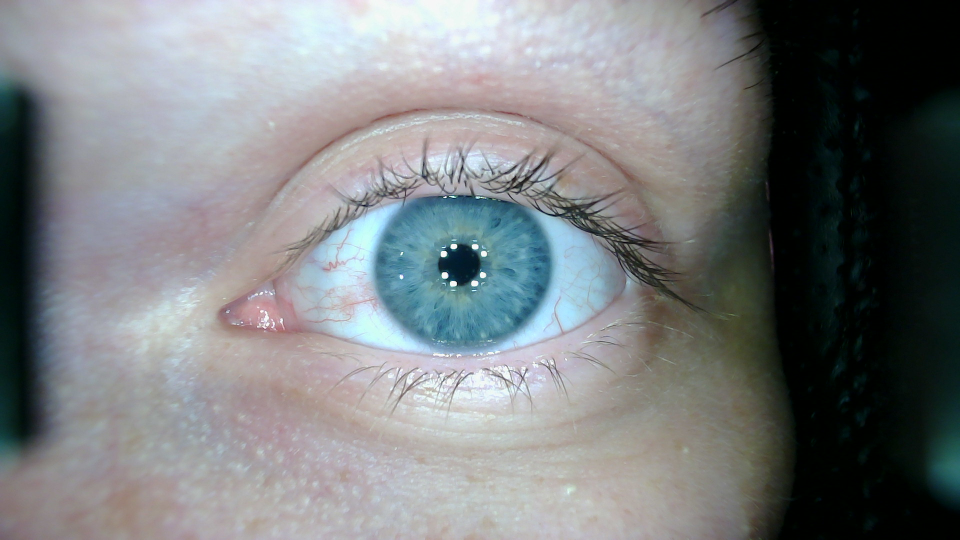
#> input picture segmentation/img_orig/0000000001_left_manual10-05-2023_13-43-31.png, 1920 x 1080 px (shown at 1/2 size)
$ python -i core_iris.py   (imports and definitions only)
#> lines starting #> are read from the running program, lines starting #| are printed output that depends on the picture
import cv2
import numpy as np
import math
from scipy.spatial import distance as dist
import classes_iris

#=============================================================================================#
# Обработка фото нейронной сетью
#=============================================================================================#

# подготовка фото для нейронной сети
def img_processing(img_orig):
    tmp_img = img_orig.copy()
    tmp_img = cv2.cvtColor(tmp_img, cv2.COLOR_RGB2GRAY)
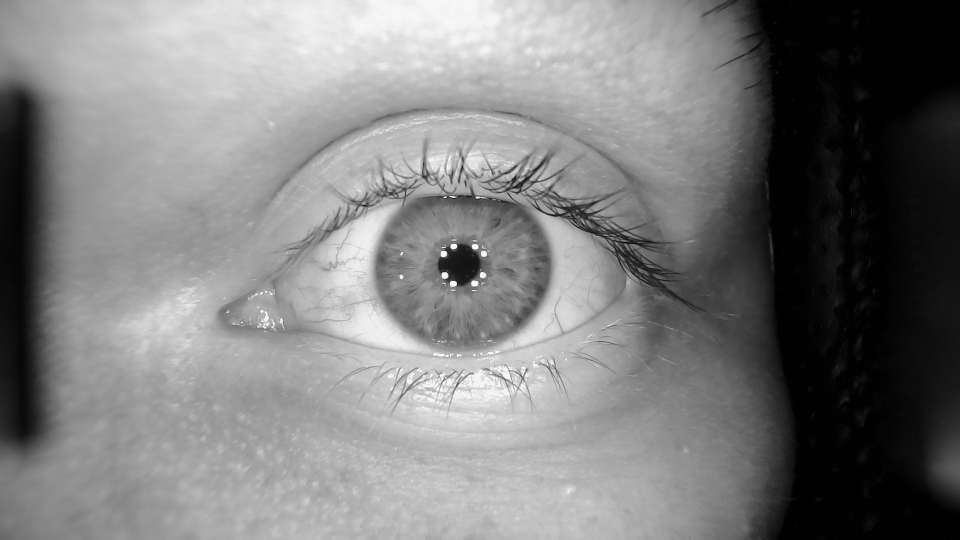
#> tmp_img: shape (1080, 1920) (shown at 1/2 size); min 0, max 255, mean 125.6
    tmp_img = cv2.equalizeHist(tmp_img)
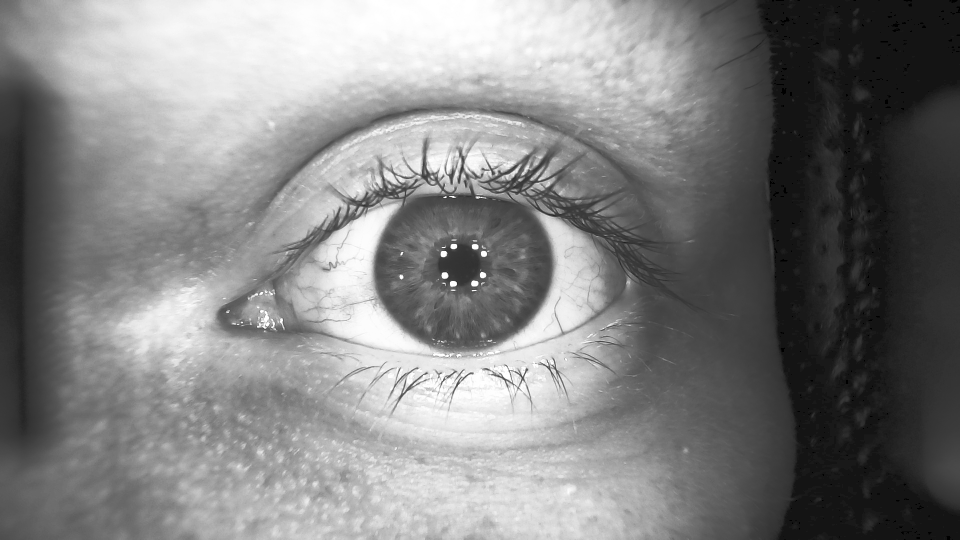
#> tmp_img: shape (1080, 1920) (shown at 1/2 size); min 0, max 255, mean 128.7
    tmp_img = cv2.resize(tmp_img, (180,108))[np.newaxis, ..., np.newaxis]
    return tmp_img

# вычисление коффииентов масштабирования фото
# [121 lines left out: functions get_koeff, get_lms, get_limb_points, get_limb_center, get_limb_radius, get_limb_ROI and 4 more, not called in this run]

>>> import cv2
>>> picture = cv2.cvtColor(cv2.imread('img_orig/0000000001_left_manual10-05-2023_13-43-31.png'), cv2.COLOR_BGR2RGB)
>>> result = img_processing(picture)

$ run again, on segmentation/img_orig/0000000001_right_manual10-05-2023_13-44-21.png
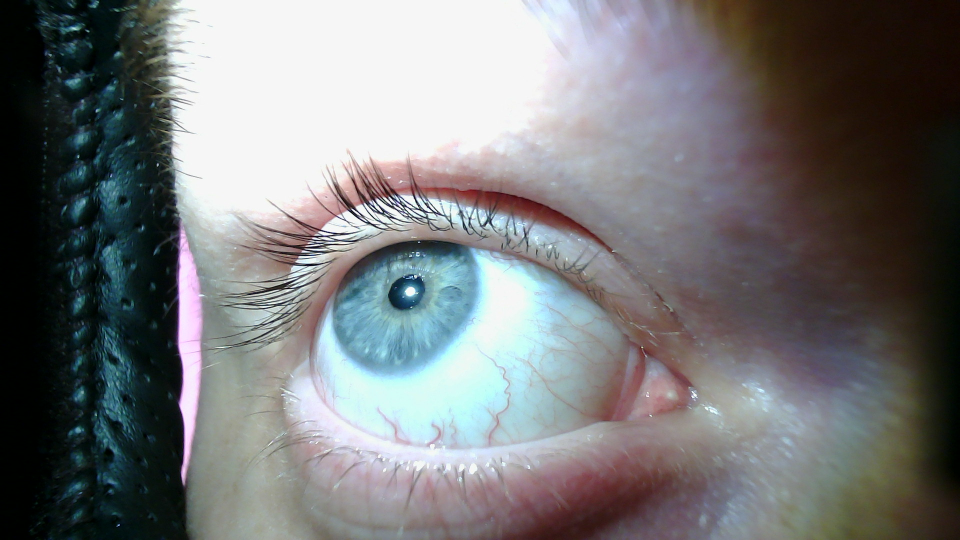
#> input picture segmentation/img_orig/0000000001_right_manual10-05-2023_13-44-21.png, 1920 x 1080 px (shown at 1/2 size)
#> in img_processing, `tmp_img = cv2.cvtColor(tmp_img, cv2.COLOR_RGB2GRAY)`:
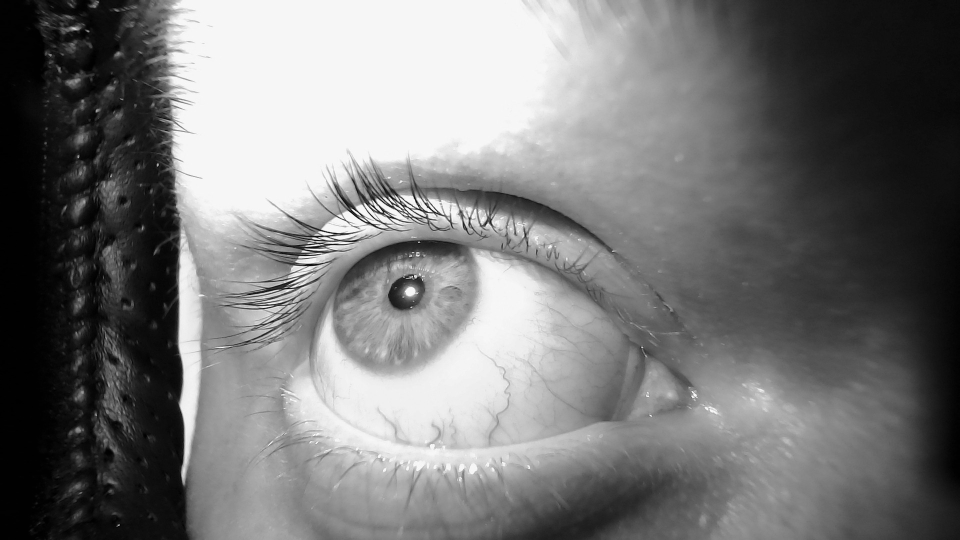
#> tmp_img: shape (1080, 1920) (shown at 1/2 size); min 0, max 255, mean 119.2
#> in img_processing, `tmp_img = cv2.equalizeHist(tmp_img)`:
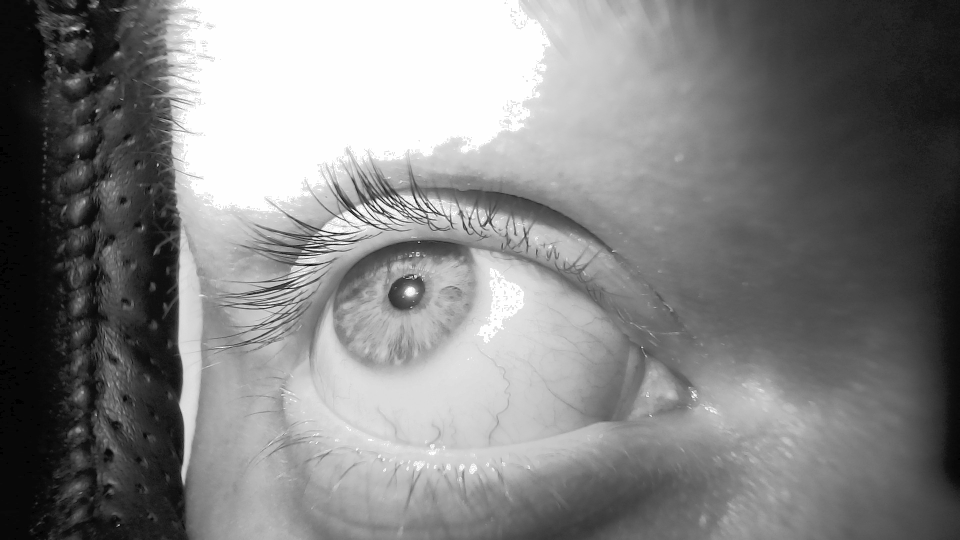
#> tmp_img: shape (1080, 1920) (shown at 1/2 size); min 0, max 255, mean 129.6
